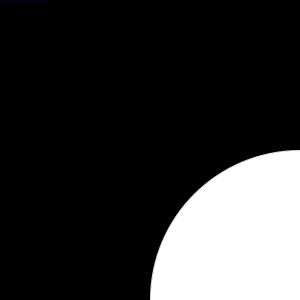
Frame 1 (no input)
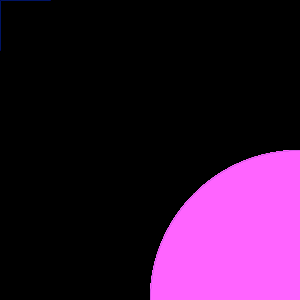
Frame 60 (the mouse pressed at the canvas centre just before this capture)
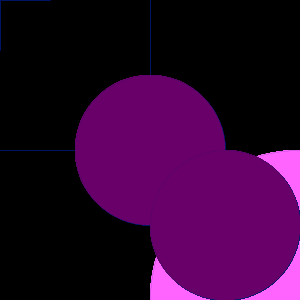
Frame 120 (the mouse held since frame 60 and released just before this capture)

The Processing sketch that drew these frames (run headless with seeded random() and noise(); from frame 60 on, the mouse is pressed at the canvas centre):

// Processing sketch: processing_71438
// ── processing_71438.pde

void setup() {
  size(300, 300);
  background(0);
  smooth();
}
 
void draw() {
  stroke(0,20,100);
  strokeWeight(mouseX / 200);
 

  line(mouseX, mouseY, 50-mouseX,  mouseY);
  line(mouseX, mouseY, mouseX,  50-mouseY);
  line(50-mouseX, mouseY, mouseX,  mouseY);
  
  
  ellipseMode(CENTER);
  ellipse(300-pmouseX,300- pmouseY,300 - pmouseX,300 - pmouseY);
  ellipseMode(CORNER);
  fill(255-mouseY,100-mouseY,255-mouseX );
  ellipse(mouseX,mouseY, mouseX, mouseY);

}
